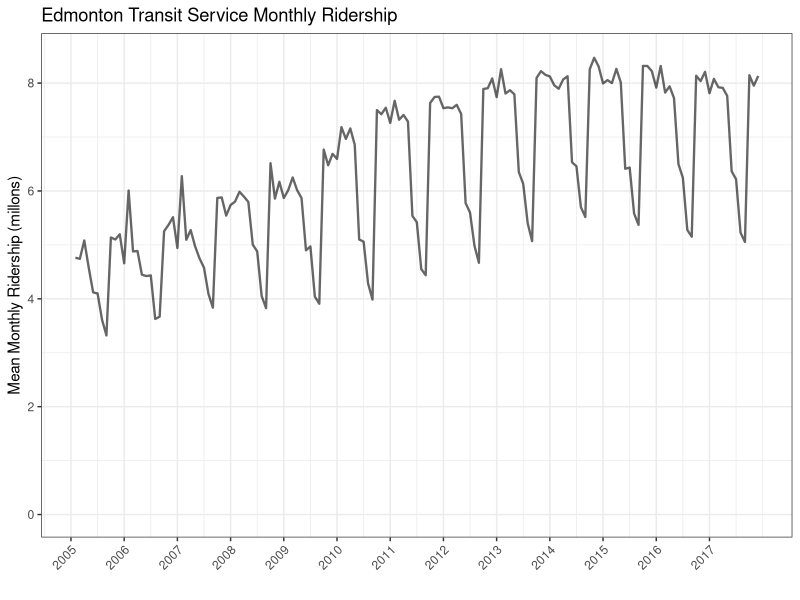

Write the R code that produced this figure. (Note: this script raises an error after producing the figure.)
# setwd('R/Transit_Ridership')
library(ggplot2)
theme_set(theme_bw())
library(lubridate)
library(tidyverse)
library(gganimate)

edmonton <- read.csv('Data/edmonton_ridership.csv')

edmonton <- edmonton %>%
    mutate(DateTime = mdy_hms(as.character(DateTime)), 
           Month = month(DateTime),
           DateTime = YEAR + Month / 12) %>%
    rename(Year = YEAR) %>%
    arrange(DateTime)

    
p1 <- ggplot(edmonton) +
    geom_path(aes(x = DateTime, y = MONTH_RIDERSHIP / 1000000,
                  cumulative = TRUE, frame = DateTime),    # gganimate-related
              alpha = 0.6, size = 0.8) +
    ylim(c(0, 8.5)) +
    # scale_x_date(date_breaks = "1 year") + 
    scale_x_continuous(breaks = seq(2005, 2017), minor_breaks = waiver()) +
    theme(axis.text.x = element_text(angle = 45, hjust = 1)) +
    xlab('') + ylab('Mean Monthly Ridership (millons)') +
    ggtitle('Edmonton Transit Service Monthly Ridership')
    
p1

# gganimate(p1, file = 'edmonton_datetime.gif', interval = 0.1, title_frame = FALSE)
gganimate(p1, interval = 0.1, title_frame = FALSE)


# Convert Month integers to ordered factors with the month name (e.g. 1 -> 'Jan')
edmonton$Month_name = factor(month.abb[edmonton$Month], 
                             levels = month.abb, ordered = T)
                                       
p2 <- ggplot(edmonton) +
    geom_line(aes(x = Month_name, y = MONTH_RIDERSHIP / 1000000, 
                  group = Year, col = Year,
                  cumulative = TRUE, frame = Year),    # gganimate-related
              alpha = 0.6) +
    geom_point(aes(x = Month_name, y = MONTH_RIDERSHIP / 1000000, 
                   group = Year, col = Year,
                   cumulative = TRUE, frame = Year),   # gganimate-related
               alpha = 0.6) +
    ylim(c(0, 8.5)) +
    xlab('') + ylab('Monthly Ridership (millions)') +
    ggtitle('Edmonton Transit Service Monthly Ridership')
    
# gganimate(p2, file = 'edmonton_by_year.gif', interval = 1)
gganimate(p2, interval = 1)
